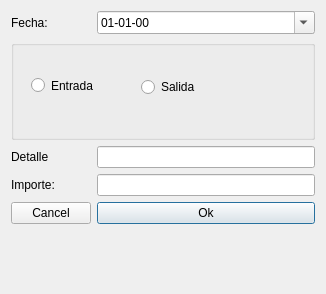
<?xml version="1.0" encoding="UTF-8"?>
<ui version="4.0">
 <class>Dialog</class>
 <widget class="QDialog" name="Dialog">
  <property name="geometry">
   <rect>
    <x>0</x>
    <y>0</y>
    <width>326</width>
    <height>294</height>
   </rect>
  </property>
  <property name="windowTitle">
   <string>Movimiento sueldo</string>
  </property>
  <layout class="QFormLayout" name="formLayout">
   <item row="0" column="0">
    <widget class="QLabel" name="label">
     <property name="text">
      <string>Fecha:</string>
     </property>
    </widget>
   </item>
   <item row="0" column="1">
    <widget class="QDateEdit" name="fechaDateEdit">
     <property name="displayFormat">
      <string>dd-MM-yy</string>
     </property>
     <property name="calendarPopup">
      <bool>true</bool>
     </property>
    </widget>
   </item>
   <item row="2" column="0">
    <widget class="QLabel" name="label_2">
     <property name="text">
      <string>Detalle</string>
     </property>
    </widget>
   </item>
   <item row="2" column="1">
    <widget class="QLineEdit" name="detalleLineEdit">
     <property name="alignment">
      <set>Qt::AlignLeading|Qt::AlignLeft|Qt::AlignVCenter</set>
     </property>
    </widget>
   </item>
   <item row="3" column="0">
    <widget class="QLabel" name="label_3">
     <property name="text">
      <string>Importe:</string>
     </property>
    </widget>
   </item>
   <item row="3" column="1">
    <widget class="QLineEdit" name="importeLineEdit">
     <property name="alignment">
      <set>Qt::AlignRight|Qt::AlignTrailing|Qt::AlignVCenter</set>
     </property>
    </widget>
   </item>
   <item row="4" column="0">
    <widget class="QPushButton" name="cancelPushButton">
     <property name="text">
      <string>Cancel</string>
     </property>
    </widget>
   </item>
   <item row="4" column="1">
    <widget class="QPushButton" name="okPushButton">
     <property name="text">
      <string>Ok</string>
     </property>
     <property name="default">
      <bool>true</bool>
     </property>
    </widget>
   </item>
   <item row="1" column="0" colspan="2">
    <widget class="QGroupBox" name="groupBox">
     <property name="minimumSize">
      <size>
       <width>0</width>
       <height>100</height>
      </size>
     </property>
     <property name="title">
      <string/>
     </property>
     <widget class="QRadioButton" name="entradaRadioButton">
      <property name="geometry">
       <rect>
        <x>20</x>
        <y>10</y>
        <width>91</width>
        <height>71</height>
       </rect>
      </property>
      <property name="text">
       <string>Entrada</string>
      </property>
     </widget>
     <widget class="QRadioButton" name="salidaRadioButton">
      <property name="geometry">
       <rect>
        <x>130</x>
        <y>30</y>
        <width>120</width>
        <height>34</height>
       </rect>
      </property>
      <property name="text">
       <string>Salida</string>
      </property>
     </widget>
    </widget>
   </item>
  </layout>
 </widget>
 <resources/>
 <connections/>
</ui>
